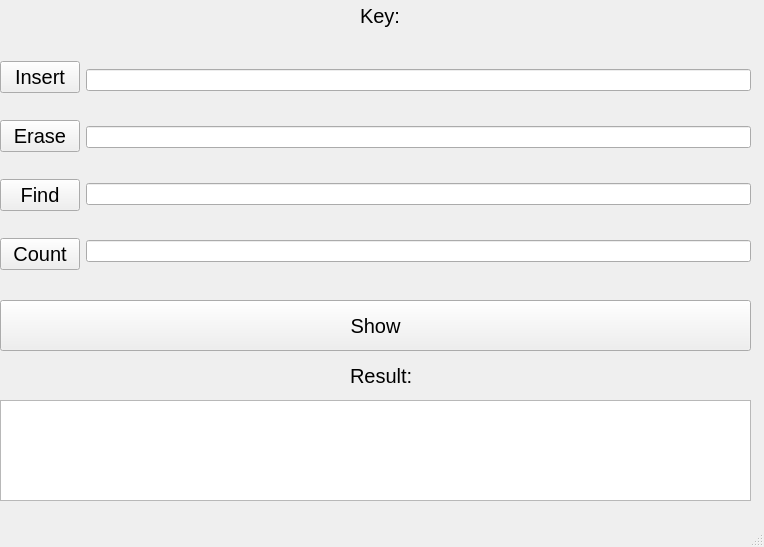
<?xml version="1.0" encoding="UTF-8"?>
<ui version="4.0">
 <class>MainWindow</class>
 <widget class="QMainWindow" name="MainWindow">
  <property name="geometry">
   <rect>
    <x>0</x>
    <y>0</y>
    <width>764</width>
    <height>547</height>
   </rect>
  </property>
  <property name="windowTitle">
   <string>Set</string>
  </property>
  <widget class="QWidget" name="centralwidget">
   <widget class="QLabel" name="label_3">
    <property name="geometry">
     <rect>
      <x>360</x>
      <y>0</y>
      <width>63</width>
      <height>31</height>
     </rect>
    </property>
    <property name="styleSheet">
     <string notr="true">font-size: 20px;
color: rgb(0, 0, 0);</string>
    </property>
    <property name="text">
     <string>Key:</string>
    </property>
   </widget>
   <widget class="QTextEdit" name="textEdit">
    <property name="geometry">
     <rect>
      <x>0</x>
      <y>400</y>
      <width>751</width>
      <height>101</height>
     </rect>
    </property>
   </widget>
   <widget class="QWidget" name="layoutWidget">
    <property name="geometry">
     <rect>
      <x>0</x>
      <y>40</y>
      <width>751</width>
      <height>254</height>
     </rect>
    </property>
    <layout class="QHBoxLayout" name="horizontalLayout">
     <item>
      <layout class="QVBoxLayout" name="verticalLayout_2">
       <item>
        <widget class="QPushButton" name="insertButton">
         <property name="styleSheet">
          <string notr="true">font-size: 20px;
color: rgb(0, 0, 0);</string>
         </property>
         <property name="text">
          <string>Insert</string>
         </property>
        </widget>
       </item>
       <item>
        <widget class="QPushButton" name="removeButton">
         <property name="styleSheet">
          <string notr="true">font-size: 20px;
color: rgb(0, 0, 0);</string>
         </property>
         <property name="text">
          <string>Erase</string>
         </property>
        </widget>
       </item>
       <item>
        <widget class="QPushButton" name="findButton">
         <property name="styleSheet">
          <string notr="true">font-size: 20px;
color: rgb(0, 0, 0);</string>
         </property>
         <property name="text">
          <string>Find</string>
         </property>
        </widget>
       </item>
       <item>
        <widget class="QPushButton" name="countButton">
         <property name="styleSheet">
          <string notr="true">font-size: 20px;
color: rgb(0, 0, 0);</string>
         </property>
         <property name="text">
          <string>Count</string>
         </property>
        </widget>
       </item>
      </layout>
     </item>
     <item>
      <layout class="QVBoxLayout" name="verticalLayout">
       <item>
        <widget class="QLineEdit" name="lineEditInsertKey">
         <property name="inputMask">
          <string>99</string>
         </property>
        </widget>
       </item>
       <item>
        <widget class="QLineEdit" name="lineEditEraseKey">
         <property name="inputMask">
          <string>99</string>
         </property>
        </widget>
       </item>
       <item>
        <widget class="QLineEdit" name="lineEditFindKey">
         <property name="inputMask">
          <string>99</string>
         </property>
        </widget>
       </item>
       <item>
        <widget class="QLineEdit" name="lineEditCount">
         <property name="inputMask">
          <string>999</string>
         </property>
        </widget>
       </item>
      </layout>
     </item>
    </layout>
   </widget>
   <widget class="QLabel" name="label">
    <property name="geometry">
     <rect>
      <x>350</x>
      <y>360</y>
      <width>91</width>
      <height>31</height>
     </rect>
    </property>
    <property name="styleSheet">
     <string notr="true">font-size: 20px;
color: rgb(0, 0, 0);</string>
    </property>
    <property name="text">
     <string>Result:</string>
    </property>
   </widget>
   <widget class="QPushButton" name="showButton">
    <property name="geometry">
     <rect>
      <x>0</x>
      <y>300</y>
      <width>751</width>
      <height>51</height>
     </rect>
    </property>
    <property name="styleSheet">
     <string notr="true">font-size: 20px;
color: rgb(0, 0, 0);</string>
    </property>
    <property name="text">
     <string>Show</string>
    </property>
   </widget>
  </widget>
  <widget class="QMenuBar" name="menubar">
   <property name="geometry">
    <rect>
     <x>0</x>
     <y>0</y>
     <width>764</width>
     <height>17</height>
    </rect>
   </property>
  </widget>
  <widget class="QStatusBar" name="statusbar"/>
 </widget>
 <resources/>
 <connections/>
</ui>
